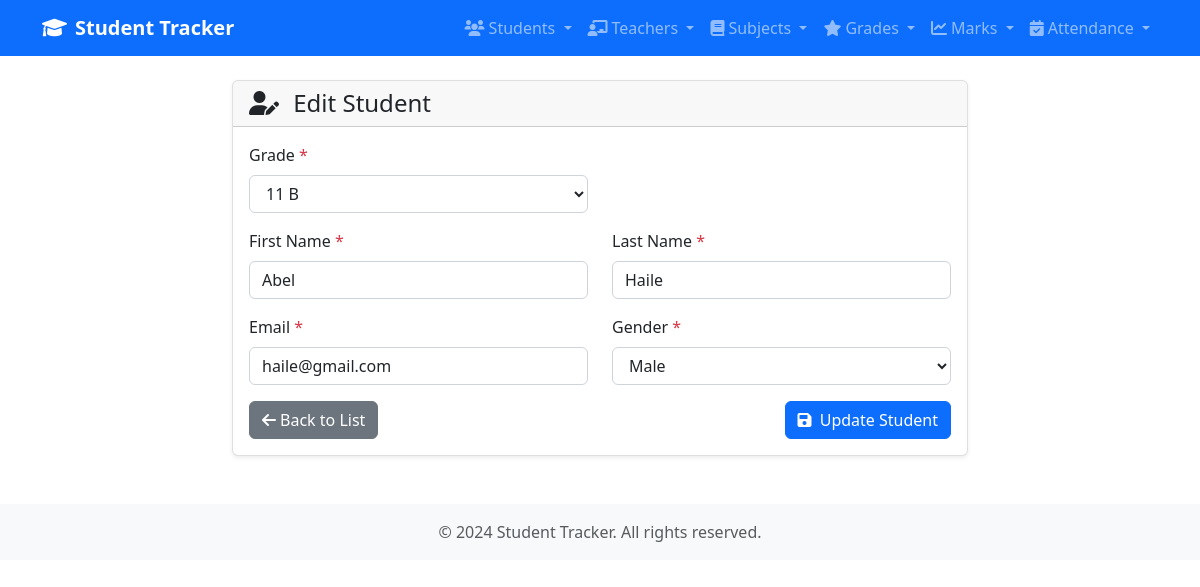
The page /student/2/update on the database its author committed.
### tracker/models.py (models this page shows, shortened)
class Student(models.Model):
    GENDER_CHOICES = [
        ('M', 'Male'),
        ('F', 'Female')
    ]
    first_name = models.CharField(max_length=50)
    last_name = models.CharField( max_length=50)
    email = models.EmailField( max_length=254, unique=True)
    gender = models.CharField(max_length= 7, choices= GENDER_CHOICES)
    created_at = models.DateTimeField(auto_now_add=True)
    grade = models.ForeignKey(Grade, on_delete= models.CASCADE)
    class Meta:
        ordering = ['first_name', 'last_name']

### tracker/views.py (the view)
# urls.py: path('student/<int:pk>/update', StudentUpdateView.as_view(), name="student-update"),
class StudentUpdateView(UpdateView):
    model = Student
    fields = '__all__'
    template_name = 'tracker/student_form.html'
    success_url = reverse_lazy('student-list')

### tracker/models.py (called while the page is built)
    def __str__(self):
        return self.name

### tracker/templates/tracker/student_form.html (shortened to what this page needs)
{% extends 'tracker/base.html' %}
{% block content %}
<div class="row justify-content-center">
    <div class="col-md-8">
        <div class="card">
            <div class="card-header">
                <h4 class="mb-0">
                    <i class="fas fa-user-edit me-2"></i>
                    {% if form.instance.pk %}
                        Edit Student
                    {% else %}
                        Add New Student
                    {% endif %}
                </h4>
            </div>
            <div class="card-body">
                <form method="post" novalidate>
                    <div class="row">
                        <div class="col-md-6 mb-3">
                            <label for="{{ form.grade.id_for_label }}" class="form-label">
                                Grade <span class="text-danger">*</span>
                            </label>
                            {{ form.grade }}
                        </div>
                    </div>
                    <div class="row">
                        <div class="col-md-6 mb-3">
                            <label for="{{ form.first_name.id_for_label }}" class="form-label">
                                First Name <span class="text-danger">*</span>
                            </label>
                            {{ form.first_name }}
                        </div>
                        <div class="col-md-6 mb-3">
                            <label for="{{ form.last_name.id_for_label }}" class="form-label">
                                Last Name <span class="text-danger">*</span>
                            </label>
                            {{ form.last_name }}
                        </div>
                    </div>
                    <div class="row">
                        <div class="col-md-6 mb-3">
                            <label for="{{ form.email.id_for_label }}" class="form-label">
                                Email <span class="text-danger">*</span>
                            </label>
                            {{ form.email }}
                        </div>
                        <div class="col-md-6 mb-3">
                            <label for="{{ form.gender.id_for_label }}" class="form-label">
                                Gender <span class="text-danger">*</span>
                            </label>
                            {{ form.gender }}
                        </div>
                    </div>
                    <div class="d-flex justify-content-between">
                        <a href="{% url 'student-list' %}" class="btn btn-secondary">
                            <i class="fas fa-arrow-left me-1"></i>Back to List
                        </a>
                        <button type="submit" class="btn btn-primary">
                            <i class="fas fa-save me-1"></i>
                            {% if form.instance.pk %}
                                Update Student
                            {% else %}
                                Create Student
                            {% endif %}
                        </button>
                    </div>
                </form>
            </div>
        </div>
    </div>
</div>
{% endblock %}

### tracker/templates/tracker/base.html (style rules this page uses)
.card { box-shadow: 0 0.125rem 0.25rem rgba(0, 0, 0, 0.075); border: 1px solid rgba(0, 0, 0, 0.125); }

### tracker/templates/tracker/student_form.html (style rules this page uses)
input[type="text"], input[type="email"], input[type="number"], select { width: 100%; padding: 0.375rem 0.75rem; font-size: 1rem; font-weight: 400; line-height: 1.5; color: #212529; background-color: #fff; background-clip: padding-box; border: 1px solid #ced4da; border-radius: 0.375rem; transition: border-color 0.15s ease-in-out, box-shadow 0.15s ease-in-out; }

### rows shown on the page
Student: grade "11 B", first_name "Abel", last_name "Haile", email "haile@gmail.com", gender "Male"
